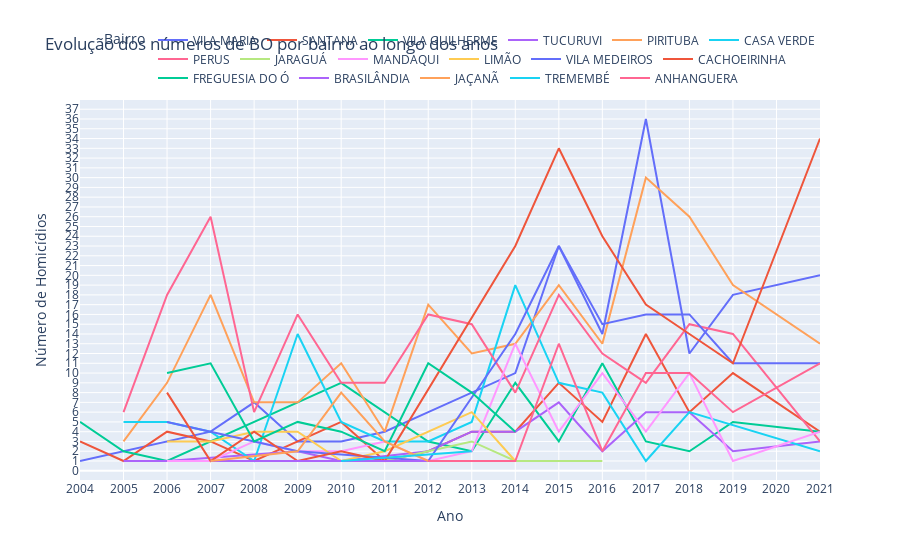

Notebook code for this chart:
### Code cell
linha_interativo(norte)

### Figure 1 — Plotly figure (JSON) as saved in the notebook; plotly's stock layout.template omitted (floating-point values rounded to 4 significant figures)
{"data": [{"hovertemplate": "BAIRRO=VILA MARIA<br>ANO=%{x}<br>NUM_BO=%{y}<extra></extra>", "legendgroup": "VILA MARIA", "line": {"color": "#636efa", "dash": "solid"}, "marker": {"symbol": "circle"}, "mode": "lines", "name": "VILA MARIA", "orientation": "v", "showlegend": true, "type": "scatter", "x": [2004, 2005, 2006, 2007, 2008, 2009, 2010, 2011, 2012, 2013, 2014, 2015, 2016, 2017, 2018, 2019, 2021], "xaxis": "x", "y": [1, 2, 3, 4, 7, 3, 3, 4, 6, 8, 10, 23, 14, 36, 12, 18, 20], "yaxis": "y"}, {"hovertemplate": "BAIRRO=SANTANA<br>ANO=%{x}<br>NUM_BO=%{y}<extra></extra>", "legendgroup": "SANTANA", "line": {"color": "#EF553B", "dash": "solid"}, "marker": {"symbol": "circle"}, "mode": "lines", "name": "SANTANA", "orientation": "v", "showlegend": true, "type": "scatter", "x": [2004, 2005, 2006, 2007, 2008, 2009, 2010, 2011, 2012, 2013, 2014, 2015, 2016, 2017, 2018, 2019, 2021], "xaxis": "x", "y": [3, 1, 4, 3, 1, 3, 5, 1, 2, 4, 4, 9, 5, 14, 6, 10, 4], "yaxis": "y"}, {"hovertemplate": "BAIRRO=VILA GUILHERME<br>ANO=%{x}<br>NUM_BO=%{y}<extra></extra>", "legendgroup": "VILA GUILHERME", "line": {"color": "#00cc96", "dash": "solid"}, "marker": {"symbol": "circle"}, "mode": "lines", "name": "VILA GUILHERME", "orientation": "v", "showlegend": true, "type": "scatter", "x": [2004, 2005, 2006, 2010, 2012, 2013, 2014, 2015, 2016, 2017, 2018, 2019, 2021], "xaxis": "x", "y": [5, 2, 1, 9, 3, 2, 9, 3, 11, 3, 2, 5, 4], "yaxis": "y"}, {"hovertemplate": "BAIRRO=TUCURUVI<br>ANO=%{x}<br>NUM_BO=%{y}<extra></extra>", "legendgroup": "TUCURUVI", "line": {"color": "#ab63fa", "dash": "solid"}, "marker": {"symbol": "circle"}, "mode": "lines", "name": "TUCURUVI", "orientation": "v", "showlegend": true, "type": "scatter", "x": [2005, 2006, 2009, 2010, 2012, 2013, 2014, 2015, 2016, 2017, 2018, 2019, 2021], "xaxis": "x", "y": [1, 1, 2, 1, 2, 4, 4, 7, 2, 6, 6, 2, 3], "yaxis": "y"}, {"hovertemplate": "BAIRRO=PIRITUBA<br>ANO=%{x}<br>NUM_BO=%{y}<extra></extra>", "legendgroup": "PIRITUBA", "line": {"color": "#FFA15A", "dash": "solid"}, "marker": {"symbol": "circle"}, "mode": "lines", "name": "PIRITUBA", "orientation": "v", "showlegend": true, "type": "scatter", "x": [2005, 2006, 2007, 2008, 2009, 2010, 2011, 2012, 2013, 2014, 2015, 2016, 2017, 2018, 2019, 2021], "xaxis": "x", "y": [3, 9, 18, 7, 7, 11, 4, 17, 12, 13, 19, 13, 30, 26, 19, 13], "yaxis": "y"}, {"hovertemplate": "BAIRRO=CASA VERDE<br>ANO=%{x}<br>NUM_BO=%{y}<extra></extra>", "legendgroup": "CASA VERDE", "line": {"color": "#19d3f3", "dash": "solid"}, "marker": {"symbol": "circle"}, "mode": "lines", "name": "CASA VERDE", "orientation": "v", "showlegend": true, "type": "scatter", "x": [2005, 2006, 2007, 2008, 2009, 2010, 2011, 2012, 2013, 2014, 2015, 2016, 2017, 2018, 2021], "xaxis": "x", "y": [5, 5, 4, 1, 14, 5, 3, 3, 5, 19, 9, 8, 1, 6, 2], "yaxis": "y"}, {"hovertemplate": "BAIRRO=PERUS<br>ANO=%{x}<br>NUM_BO=%{y}<extra></extra>", "legendgroup": "PERUS", "line": {"color": "#FF6692", "dash": "solid"}, "marker": {"symbol": "circle"}, "mode": "lines", "name": "PERUS", "orientation": "v", "showlegend": true, "type": "scatter", "x": [2005, 2006, 2007, 2008, 2009, 2010, 2011, 2012, 2013, 2014, 2015, 2016, 2017, 2018, 2019, 2021], "xaxis": "x", "y": [6, 18, 26, 6, 16, 9, 9, 16, 15, 8, 18, 12, 9, 15, 14, 3], "yaxis": "y"}, {"hovertemplate": "BAIRRO=JARAGUÁ<br>ANO=%{x}<br>NUM_BO=%{y}<extra></extra>", "legendgroup": "JARAGUÁ", "line": {"color": "#B6E880", "dash": "solid"}, "marker": {"symbol": "circle"}, "mode": "lines", "name": "JARAGUÁ", "orientation": "v", "showlegend": true, "type": "scatter", "x": [2006, 2011, 2012, 2013, 2014, 2016], "xaxis": "x", "y": [1, 1, 2, 3, 1, 1], "yaxis": "y"}, {"hovertemplate": "BAIRRO=MANDAQUI<br>ANO=%{x}<br>NUM_BO=%{y}<extra></extra>", "legendgroup": "MANDAQUI", "line": {"color": "#FF97FF", "dash": "solid"}, "marker": {"symbol": "circle"}, "mode": "lines", "name": "MANDAQUI", "orientation": "v", "showlegend": true, "type": "scatter", "x": [2006, 2007, 2008, 2009, 2010, 2011, 2012, 2013, 2014, 2015, 2016, 2017, 2018, 2019, 2021], "xaxis": "x", "y": [1, 1, 3, 2, 2, 3, 1, 2, 13, 4, 10, 4, 10, 1, 4], "yaxis": "y"}, {"hovertemplate": "BAIRRO=LIMÃO<br>ANO=%{x}<br>NUM_BO=%{y}<extra></extra>", "legendgroup": "LIMÃO", "line": {"color": "#FECB52", "dash": "solid"}, "marker": {"symbol": "circle"}, "mode": "lines", "name": "LIMÃO", "orientation": "v", "showlegend": true, "type": "scatter", "x": [2006, 2007, 2008, 2009, 2010, 2011, 2013, 2014], "xaxis": "x", "y": [3, 3, 4, 4, 1, 2, 6, 1], "yaxis": "y"}, {"hovertemplate": "BAIRRO=VILA MEDEIROS<br>ANO=%{x}<br>NUM_BO=%{y}<extra></extra>", "legendgroup": "VILA MEDEIROS", "line": {"color": "#636efa", "dash": "solid"}, "marker": {"symbol": "circle"}, "mode": "lines", "name": "VILA MEDEIROS", "orientation": "v", "showlegend": true, "type": "scatter", "x": [2006, 2009, 2012, 2014, 2015, 2016, 2017, 2018, 2019, 2021], "xaxis": "x", "y": [5, 2, 1, 14, 23, 15, 16, 16, 11, 11], "yaxis": "y"}, {"hovertemplate": "BAIRRO=CACHOEIRINHA<br>ANO=%{x}<br>NUM_BO=%{y}<extra></extra>", "legendgroup": "CACHOEIRINHA", "line": {"color": "#EF553B", "dash": "solid"}, "marker": {"symbol": "circle"}, "mode": "lines", "name": "CACHOEIRINHA", "orientation": "v", "showlegend": true, "type": "scatter", "x": [2006, 2007, 2008, 2009, 2010, 2011, 2014, 2015, 2016, 2017, 2018, 2019, 2021], "xaxis": "x", "y": [8, 1, 4, 1, 2, 1, 23, 33, 24, 17, 14, 11, 34], "yaxis": "y"}, {"hovertemplate": "BAIRRO=FREGUESIA DO Ó<br>ANO=%{x}<br>NUM_BO=%{y}<extra></extra>", "legendgroup": "FREGUESIA DO Ó", "line": {"color": "#00cc96", "dash": "solid"}, "marker": {"symbol": "circle"}, "mode": "lines", "name": "FREGUESIA DO Ó", "orientation": "v", "showlegend": true, "type": "scatter", "x": [2006, 2007, 2008, 2009, 2010, 2011, 2012, 2013, 2014], "xaxis": "x", "y": [10, 11, 3, 5, 4, 2, 11, 8, 4], "yaxis": "y"}, {"hovertemplate": "BAIRRO=BRASILÂNDIA<br>ANO=%{x}<br>NUM_BO=%{y}<extra></extra>", "legendgroup": "BRASILÂNDIA", "line": {"color": "#ab63fa", "dash": "solid"}, "marker": {"symbol": "circle"}, "mode": "lines", "name": "BRASILÂNDIA", "orientation": "v", "showlegend": true, "type": "scatter", "x": [2007, 2012], "xaxis": "x", "y": [1, 1], "yaxis": "y"}, {"hovertemplate": "BAIRRO=JAÇANÃ<br>ANO=%{x}<br>NUM_BO=%{y}<extra></extra>", "legendgroup": "JAÇANÃ", "line": {"color": "#FFA15A", "dash": "solid"}, "marker": {"symbol": "circle"}, "mode": "lines", "name": "JAÇANÃ", "orientation": "v", "showlegend": true, "type": "scatter", "x": [2007, 2009, 2010, 2011, 2012], "xaxis": "x", "y": [1, 2, 8, 3, 1], "yaxis": "y"}, {"hovertemplate": "BAIRRO=TREMEMBÉ<br>ANO=%{x}<br>NUM_BO=%{y}<extra></extra>", "legendgroup": "TREMEMBÉ", "line": {"color": "#19d3f3", "dash": "solid"}, "marker": {"symbol": "circle"}, "mode": "lines", "name": "TREMEMBÉ", "orientation": "v", "showlegend": true, "type": "scatter", "x": [2010, 2013], "xaxis": "x", "y": [1, 2], "yaxis": "y"}, {"hovertemplate": "BAIRRO=ANHANGUERA<br>ANO=%{x}<br>NUM_BO=%{y}<extra></extra>", "legendgroup": "ANHANGUERA", "line": {"color": "#FF6692", "dash": "solid"}, "marker": {"symbol": "circle"}, "mode": "lines", "name": "ANHANGUERA", "orientation": "v", "showlegend": true, "type": "scatter", "x": [2012, 2014, 2015, 2016, 2017, 2018, 2019, 2021], "xaxis": "x", "y": [1, 1, 13, 2, 10, 10, 6, 11], "yaxis": "y"}], "layout": {"legend": {"orientation": "h", "title": {"text": "Bairro"}, "tracegroupgap": 0, "x": 1, "xanchor": "right", "y": 1.02, "yanchor": "bottom"}, "title": {"text": "Evolução dos números de BO por bairro ao longo dos anos"}, "xaxis": {"anchor": "y", "domain": [0, 1], "tickmode": "linear", "title": {"text": "Ano"}}, "yaxis": {"anchor": "x", "domain": [0, 1], "tickmode": "linear", "title": {"text": "Número de Homicídios"}}}}
